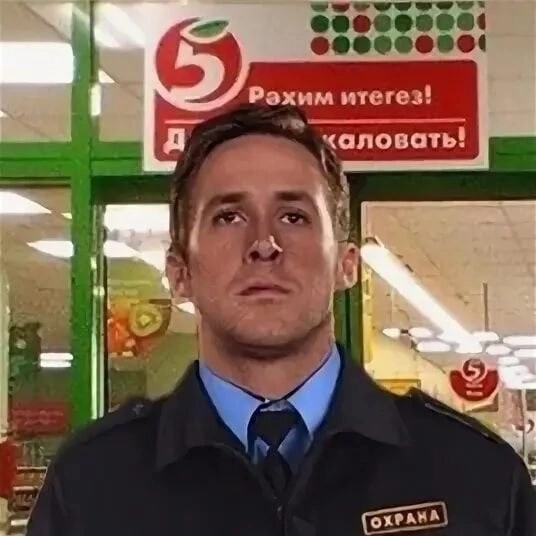
#> input picture inform/dop/1/гослинг.jpg, 536 x 536 px
$ python a.py
#> lines starting #> are read from the running program, lines starting #| are printed output that depends on the picture; after the words box and inside, x2 and y2 are one past the last pixel; in counts of white or black regions, pixels touching at a corner belong together
import cv2 as cv
import numpy as np
img = cv.imread("гослинг.jpg")
#> img is the input picture: shape (536, 536, 3); mean B, G, R 81.7, 99.8, 123.9

img2 = np.zeros(img.shape, img.dtype)

x1, y1, x2, y2 = 100, 100, 400, 400

#img2 = np.zeros([x2 - x1, y2 - y1, img.shape[2]], img.dtype)

for i in range(x1, x2):
    for j in range(y1, y2):
        buff = img[i, j, 0]
        img[i, j, 0] = img[i, j, 1]
        img[i, j, 1] = img[i, j, 2]
        img[i, j, 2] = buff
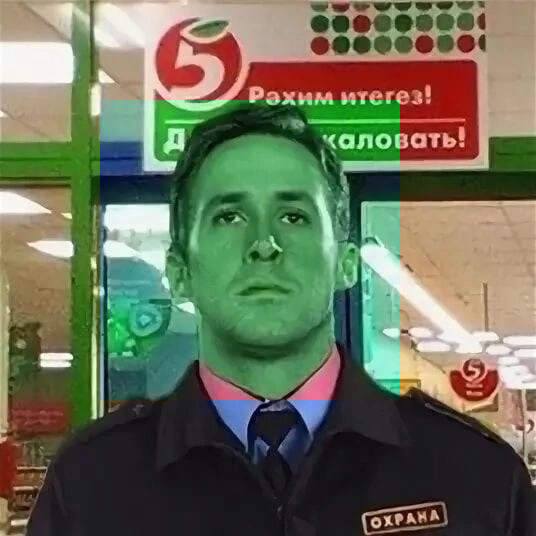
#> img: shape (536, 536, 3); mean B, G, R 88, 111.4, 106

cv.rectangle(img, (x1, y1), (x2, y2), (0, 255, 255), 10)
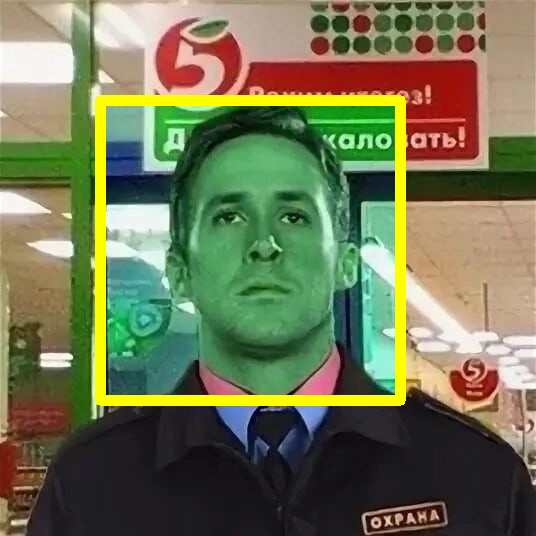
#> img: shape (536, 536, 3); 4.58% of pixels changed, all inside (x1, y1, x2, y2) = (95, 95, 406, 406)

for i in range(x1, x2):
    for j in range(y1, y2):
        for k in range(img.shape[2]):
            img2[i, j, k] = 0

cv.namedWindow("1283286754", cv.WINDOW_NORMAL)
cv.imshow("1283286754", img)
cv.waitKey(0)
